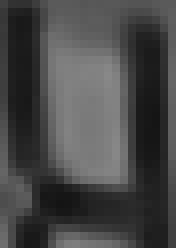
#> input picture letras/frame_11583_C_0_ch5.png, 22 x 31 px (shown 8 times larger); its folder holds only this picture in this run
$ python main.py
#> lines starting #> are read from the running program, lines starting #| are printed output that depends on the picture; after the words box and inside, x2 and y2 are one past the last pixel; in counts of white or black regions, pixels touching at a corner belong together
#> further down, img is the input picture: shape (31, 22, 3); min 20, max 136, mean 71.6
import cv2
import pytesseract
import os
import shutil
import numpy as np

# Ruta donde tienes tesseract instalado
pytesseract.pytesseract.tesseract_cmd = r"C:\Program Files\Tesseract-OCR\tesseract.exe"

IMAGE_FOLDER = r"letras"
OUTPUT_FOLDER = r"txts"
REVISION_FOLDER = r"revision"

os.makedirs(OUTPUT_FOLDER, exist_ok=True)
os.makedirs(REVISION_FOLDER, exist_ok=True)

WHITELIST = "ABCDEFGHIJKLMNOPQRSTUVWXYZ0123456789"

def add_margin(img, margin=10):
    return cv2.copyMakeBorder(img, margin, margin, margin, margin, cv2.BORDER_CONSTANT, value=[255,255,255])

def preprocess_image(img):
    # Redimensionar para caracteres pequeños
    img = cv2.resize(img, None, fx=4, fy=4, interpolation=cv2.INTER_CUBIC)
#> img: shape (124, 88, 3)

    gray = cv2.cvtColor(img, cv2.COLOR_BGR2GRAY)

    # Contraste local
    clahe = cv2.createCLAHE(clipLimit=2.0, tileGridSize=(8,8))
    gray = clahe.apply(gray)
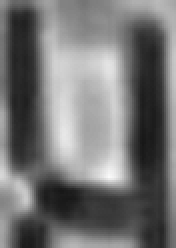
#> gray: shape (124, 88) (shown 2 times larger); min 23, max 250, mean 116.2

    # Binarización adaptativa
    thresh = cv2.adaptiveThreshold(gray, 255, cv2.ADAPTIVE_THRESH_GAUSSIAN_C,
                                   cv2.THRESH_BINARY, 11, 2)
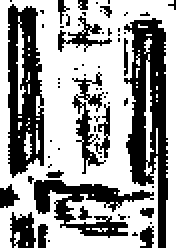
#> thresh: shape (124, 88) (shown 2 times larger); 61.6% white; 63 black regions (47 under 20 px), largest, box (x1, y1, x2, y2) and area: (62, 9, 84, 124) 1323, (4, 2, 22, 89) 1062, (17, 90, 77, 119) 690

    # Reducción de ruido
    thresh = cv2.medianBlur(thresh, 3)
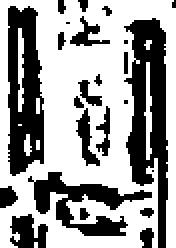
#> thresh: shape (124, 88) (shown 2 times larger); 61.7% white; 24 black regions (7 under 20 px), largest, box (x1, y1, x2, y2) and area: (62, 9, 84, 124) 1377, (4, 3, 22, 88) 1113, (14, 86, 76, 118) 747

    # Añadir margen
    thresh = add_margin(thresh, margin=10)
#> in add_margin, `return cv2.copyMakeBorder(img, margin, margin, margin, margin, cv2.BOR..`:
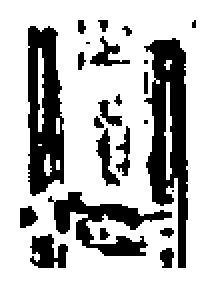
#> returned value: shape (144, 108) (shown 2 times larger); 73.1% white; 24 black regions (7 under 20 px), largest, box (x1, y1, x2, y2) and area: (72, 19, 94, 134) 1377, (14, 13, 32, 98) 1113, (24, 96, 86, 128) 747

    # Invertir si fondo oscuro
    white_ratio = cv2.countNonZero(thresh) / (thresh.shape[0]*thresh.shape[1])
#> white_ratio = 0.731
    if white_ratio < 0.5:
        thresh = cv2.bitwise_not(thresh)

    return thresh

def ocr_image(img):
    config = f'--oem 3 --psm 10 -c tessedit_char_whitelist={WHITELIST}'
#> (the run stopped early here; a loop or call above may not have finished)

$ run again, on letras/frame_13440_0_ch5.png
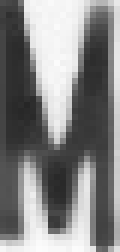
#> input picture letras/frame_13440_0_ch5.png, 20 x 42 px (shown 6 times larger)
#> img is the input picture: shape (42, 20, 3); min 38, max 252, mean 132.3
#> img: shape (168, 80, 3)
#> in preprocess_image, `thresh = cv2.adaptiveThreshold(gray, 255, cv2.ADAPTIVE_THRESH_GAUSSIAN..`:
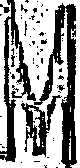
#> thresh: shape (168, 80); 61.9% white; 58 black regions (49 under 20 px), largest, box (x1, y1, x2, y2) and area: (34, 3, 77, 168) 2317, (0, 0, 36, 162) 1563, (21, 95, 62, 157) 851
#> in add_margin, `return cv2.copyMakeBorder(img, margin, margin, margin, margin, cv2.BOR..`:
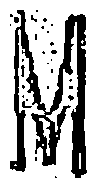
#> returned value: shape (188, 100); 73% white; 29 black regions (22 under 20 px), largest, box (x1, y1, x2, y2) and area: (10, 10, 87, 178) 4786, (22, 101, 32, 108) 32, (21, 65, 25, 77) 29
#> white_ratio = 0.73

$ run again, on letras/frame_12618_C_1_ch0.png
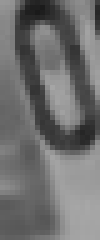
#> input picture letras/frame_12618_C_1_ch0.png, 20 x 48 px (shown 5 times larger)
#> img is the input picture: shape (48, 20, 3); min 26, max 167, mean 111
#> img: shape (192, 80, 3)
#> in preprocess_image, `thresh = cv2.adaptiveThreshold(gray, 255, cv2.ADAPTIVE_THRESH_GAUSSIAN..`:
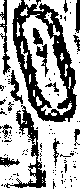
#> thresh: shape (192, 80); 66.3% white; 114 black regions (99 under 20 px), largest, box (x1, y1, x2, y2) and area: (12, 0, 77, 122) 2799, (4, 105, 46, 188) 802, (0, 0, 11, 75) 276
#> in add_margin, `return cv2.copyMakeBorder(img, margin, margin, margin, margin, cv2.BOR..`:
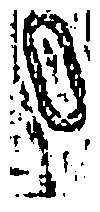
#> returned value: shape (212, 100); 76.4% white; 34 black regions (19 under 20 px), largest, box (x1, y1, x2, y2) and area: (23, 10, 86, 132) 2855, (23, 116, 56, 198) 799, (19, 81, 33, 113) 173
#> white_ratio = 0.764
